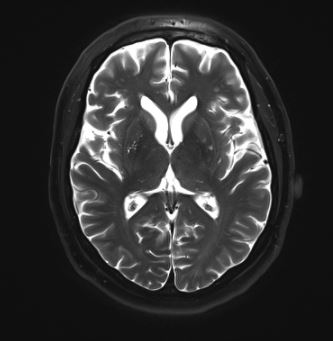
#> input picture brain_mr.JPG, 333 x 341 px
$ python Gaussian_Blur.py
#> lines starting #> are read from the running program, lines starting #| are printed output that depends on the picture

# coding: utf-8

# In[1]:


import numpy as np
import matplotlib.pyplot as plt
import cv2

get_ipython().magic('matplotlib inline')


# In[2]:


image = cv2.imread('brain_mr.JPG')
#> image is the input picture: shape (341, 333, 3); min 0, max 255, mean 51.2


# In[3]:


plt.imshow(image)


# In[5]:


image_copy = np.copy(image)
image_copy = cv2.cvtColor(image_copy,cv2.COLOR_BGR2RGB)
plt.imshow(image_copy)


# In[6]:


gray = cv2.cvtColor(image_copy,cv2.COLOR_RGB2GRAY)


# In[7]:


gray_blur = cv2.GaussianBlur(gray, (5,5),0)
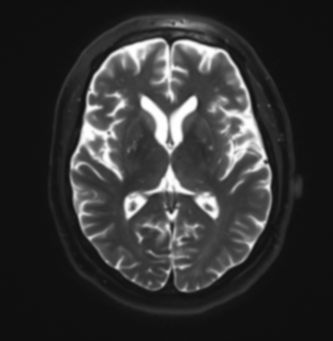
#> gray_blur: shape (341, 333); min 14, max 255, mean 51.2


# In[15]:


f, (ax1, ax2) = plt.subplots(1, 2, figsize=(10,5))
ax1.set_title("Origonal")
ax1.imshow(gray, cmap="gray")

ax2.set_title("Blur")
ax2.imshow(gray_blur, cmap="gray")


# In[28]:


sobel_x = np.array([[-2,0,2],
                    [-1,0,1],
                    [-2,0,2]])

filtered = cv2.filter2D(gray, -1, sobel_x)
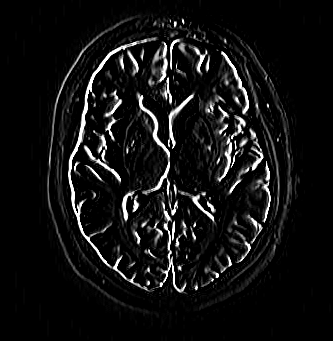
#> filtered: shape (341, 333); min 0, max 255, mean 18.2
filtered_blurred = cv2.filter2D(gray_blur, -1, sobel_x)
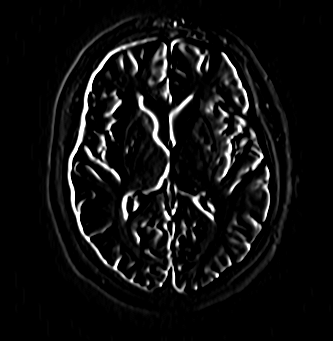
#> filtered_blurred: shape (341, 333); min 0, max 255, mean 16.3

f, (ax1, ax2) = plt.subplots(1, 2, figsize=(10,5))
ax1.set_title("filtered")
ax1.imshow(filtered, cmap="gray")

ax2.set_title("filtered Blur")
ax2.imshow(filtered_blurred, cmap="gray")


# In[26]:


# In[ ]:
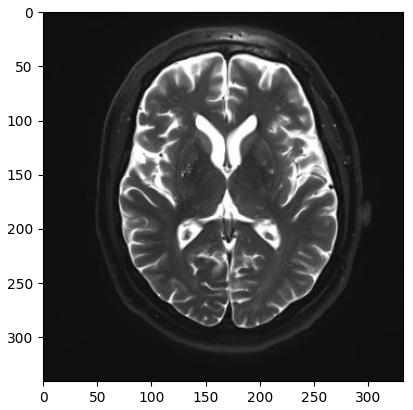
#> figure drawn by matplotlib, 1 panel
